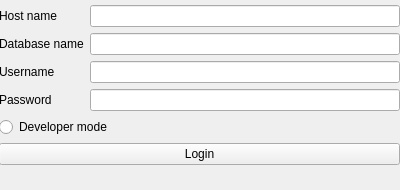
<?xml version="1.0" encoding="UTF-8"?>
<ui version="4.0">
 <class>login</class>
 <widget class="QWidget" name="login">
  <property name="geometry">
   <rect>
    <x>0</x>
    <y>0</y>
    <width>400</width>
    <height>190</height>
   </rect>
  </property>
  <property name="windowTitle">
   <string>Form</string>
  </property>
  <widget class="QWidget" name="gridLayoutWidget">
   <property name="geometry">
    <rect>
     <x>-1</x>
     <y>5</y>
     <width>401</width>
     <height>181</height>
    </rect>
   </property>
   <layout class="QGridLayout" name="gridLayout_3">
    <item row="0" column="0">
     <layout class="QFormLayout" name="formLayout">
      <item row="0" column="1">
       <widget class="QLineEdit" name="lineHostName"/>
      </item>
      <item row="1" column="1">
       <widget class="QLineEdit" name="lineDatabaseName"/>
      </item>
      <item row="2" column="1">
       <widget class="QLineEdit" name="lineUsername"/>
      </item>
      <item row="3" column="1">
       <widget class="QLineEdit" name="linePassword"/>
      </item>
      <item row="0" column="0">
       <widget class="QLabel" name="label">
        <property name="text">
         <string>Host name</string>
        </property>
       </widget>
      </item>
      <item row="1" column="0">
       <widget class="QLabel" name="label_2">
        <property name="text">
         <string>Database name</string>
        </property>
       </widget>
      </item>
      <item row="2" column="0">
       <widget class="QLabel" name="label_3">
        <property name="text">
         <string>Username</string>
        </property>
       </widget>
      </item>
      <item row="3" column="0">
       <widget class="QLabel" name="label_4">
        <property name="text">
         <string>Password</string>
        </property>
       </widget>
      </item>
      <item row="4" column="0" colspan="2">
       <widget class="QRadioButton" name="radiobtnDev">
        <property name="text">
         <string>Developer mode</string>
        </property>
       </widget>
      </item>
      <item row="5" column="0" colspan="2">
       <widget class="QPushButton" name="pushButton">
        <property name="text">
         <string>Login</string>
        </property>
       </widget>
      </item>
     </layout>
    </item>
   </layout>
  </widget>
 </widget>
 <resources/>
 <connections/>
</ui>
